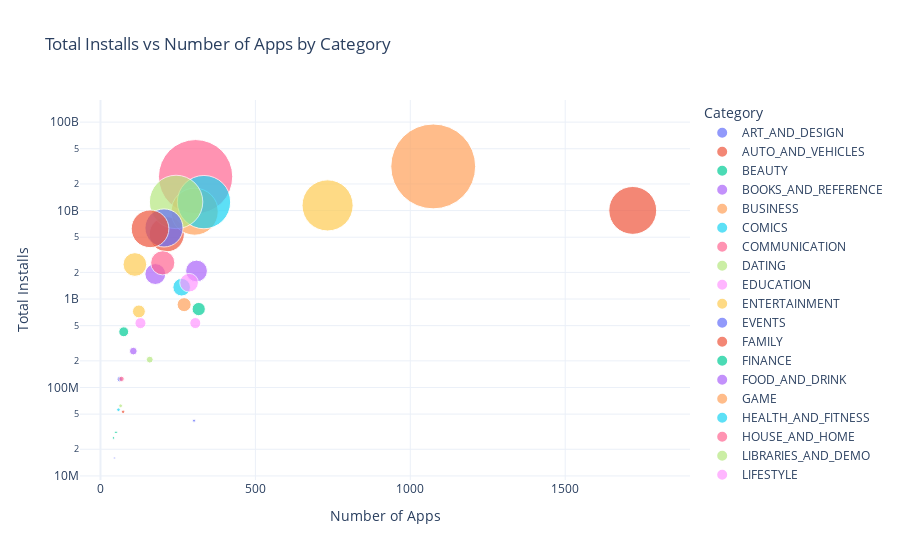

This figure's notebook cell:
### Code cell
fig = px.scatter(
    category_conc,
    x='Number_of_apps',
    y='Total_Installs',
    size='Total_Installs',
    color='Category',
    hover_name='Category',
    title='Total Installs vs Number of Apps by Category',
    size_max=60,
    template='plotly_white',
    color_continuous_scale='Viridis'
)

fig.update_layout(
    xaxis_title='Number of Apps',
    yaxis_title='Total Installs',
    yaxis=dict(type='log'),
    template='plotly_white'
)

fig.show()

### Figure 1 — Plotly figure (JSON) as saved in the notebook; plotly's stock layout.template omitted (floating-point values rounded to 4 significant figures)
{"data": [{"hovertemplate": "<b>%{hovertext}</b><br><br>Category=ART_AND_DESIGN<br>Number_of_apps=%{x}<br>Total_Installs=%{marker.size}<extra></extra>", "hovertext": ["ART_AND_DESIGN"], "legendgroup": "ART_AND_DESIGN", "marker": {"color": "#636efa", "size": [124233100], "sizemode": "area", "sizeref": 8762000.0, "symbol": "circle"}, "mode": "markers", "name": "ART_AND_DESIGN", "orientation": "v", "showlegend": true, "type": "scatter", "x": [62], "xaxis": "x", "y": [124233100], "yaxis": "y"}, {"hovertemplate": "<b>%{hovertext}</b><br><br>Category=AUTO_AND_VEHICLES<br>Number_of_apps=%{x}<br>Total_Installs=%{marker.size}<extra></extra>", "hovertext": ["AUTO_AND_VEHICLES"], "legendgroup": "AUTO_AND_VEHICLES", "marker": {"color": "#EF553B", "size": [53129800], "sizemode": "area", "sizeref": 8762000.0, "symbol": "circle"}, "mode": "markers", "name": "AUTO_AND_VEHICLES", "orientation": "v", "showlegend": true, "type": "scatter", "x": [73], "xaxis": "x", "y": [53129800], "yaxis": "y"}, {"hovertemplate": "<b>%{hovertext}</b><br><br>Category=BEAUTY<br>Number_of_apps=%{x}<br>Total_Installs=%{marker.size}<extra></extra>", "hovertext": ["BEAUTY"], "legendgroup": "BEAUTY", "marker": {"color": "#00cc96", "size": [26916200], "sizemode": "area", "sizeref": 8762000.0, "symbol": "circle"}, "mode": "markers", "name": "BEAUTY", "orientation": "v", "showlegend": true, "type": "scatter", "x": [42], "xaxis": "x", "y": [26916200], "yaxis": "y"}, {"hovertemplate": "<b>%{hovertext}</b><br><br>Category=BOOKS_AND_REFERENCE<br>Number_of_apps=%{x}<br>Total_Installs=%{marker.size}<extra></extra>", "hovertext": ["BOOKS_AND_REFERENCE"], "legendgroup": "BOOKS_AND_REFERENCE", "marker": {"color": "#ab63fa", "size": [1916291655], "sizemode": "area", "sizeref": 8762000.0, "symbol": "circle"}, "mode": "markers", "name": "BOOKS_AND_REFERENCE", "orientation": "v", "showlegend": true, "type": "scatter", "x": [177], "xaxis": "x", "y": [1916291655], "yaxis": "y"}, {"hovertemplate": "<b>%{hovertext}</b><br><br>Category=BUSINESS<br>Number_of_apps=%{x}<br>Total_Installs=%{marker.size}<extra></extra>", "hovertext": ["BUSINESS"], "legendgroup": "BUSINESS", "marker": {"color": "#FFA15A", "size": [863518120], "sizemode": "area", "sizeref": 8762000.0, "symbol": "circle"}, "mode": "markers", "name": "BUSINESS", "orientation": "v", "showlegend": true, "type": "scatter", "x": [270], "xaxis": "x", "y": [863518120], "yaxis": "y"}, {"hovertemplate": "<b>%{hovertext}</b><br><br>Category=COMICS<br>Number_of_apps=%{x}<br>Total_Installs=%{marker.size}<extra></extra>", "hovertext": ["COMICS"], "legendgroup": "COMICS", "marker": {"color": "#19d3f3", "size": [56036100], "sizemode": "area", "sizeref": 8762000.0, "symbol": "circle"}, "mode": "markers", "name": "COMICS", "orientation": "v", "showlegend": true, "type": "scatter", "x": [58], "xaxis": "x", "y": [56036100], "yaxis": "y"}, {"hovertemplate": "<b>%{hovertext}</b><br><br>Category=COMMUNICATION<br>Number_of_apps=%{x}<br>Total_Installs=%{marker.size}<extra></extra>", "hovertext": ["COMMUNICATION"], "legendgroup": "COMMUNICATION", "marker": {"color": "#FF6692", "size": [24152241530], "sizemode": "area", "sizeref": 8762000.0, "symbol": "circle"}, "mode": "markers", "name": "COMMUNICATION", "orientation": "v", "showlegend": true, "type": "scatter", "x": [307], "xaxis": "x", "y": [24152241530], "yaxis": "y"}, {"hovertemplate": "<b>%{hovertext}</b><br><br>Category=DATING<br>Number_of_apps=%{x}<br>Total_Installs=%{marker.size}<extra></extra>", "hovertext": ["DATING"], "legendgroup": "DATING", "marker": {"color": "#B6E880", "size": [206522410], "sizemode": "area", "sizeref": 8762000.0, "symbol": "circle"}, "mode": "markers", "name": "DATING", "orientation": "v", "showlegend": true, "type": "scatter", "x": [159], "xaxis": "x", "y": [206522410], "yaxis": "y"}, {"hovertemplate": "<b>%{hovertext}</b><br><br>Category=EDUCATION<br>Number_of_apps=%{x}<br>Total_Installs=%{marker.size}<extra></extra>", "hovertext": ["EDUCATION"], "legendgroup": "EDUCATION", "marker": {"color": "#FF97FF", "size": [533852000], "sizemode": "area", "sizeref": 8762000.0, "symbol": "circle"}, "mode": "markers", "name": "EDUCATION", "orientation": "v", "showlegend": true, "type": "scatter", "x": [129], "xaxis": "x", "y": [533852000], "yaxis": "y"}, {"hovertemplate": "<b>%{hovertext}</b><br><br>Category=ENTERTAINMENT<br>Number_of_apps=%{x}<br>Total_Installs=%{marker.size}<extra></extra>", "hovertext": ["ENTERTAINMENT"], "legendgroup": "ENTERTAINMENT", "marker": {"color": "#FECB52", "size": [2455660000], "sizemode": "area", "sizeref": 8762000.0, "symbol": "circle"}, "mode": "markers", "name": "ENTERTAINMENT", "orientation": "v", "showlegend": true, "type": "scatter", "x": [111], "xaxis": "x", "y": [2455660000], "yaxis": "y"}, {"hovertemplate": "<b>%{hovertext}</b><br><br>Category=EVENTS<br>Number_of_apps=%{x}<br>Total_Installs=%{marker.size}<extra></extra>", "hovertext": ["EVENTS"], "legendgroup": "EVENTS", "marker": {"color": "#636efa", "size": [15949410], "sizemode": "area", "sizeref": 8762000.0, "symbol": "circle"}, "mode": "markers", "name": "EVENTS", "orientation": "v", "showlegend": true, "type": "scatter", "x": [45], "xaxis": "x", "y": [15949410], "yaxis": "y"}, {"hovertemplate": "<b>%{hovertext}</b><br><br>Category=FAMILY<br>Number_of_apps=%{x}<br>Total_Installs=%{marker.size}<extra></extra>", "hovertext": ["FAMILY"], "legendgroup": "FAMILY", "marker": {"color": "#EF553B", "size": [10041130590], "sizemode": "area", "sizeref": 8762000.0, "symbol": "circle"}, "mode": "markers", "name": "FAMILY", "orientation": "v", "showlegend": true, "type": "scatter", "x": [1718], "xaxis": "x", "y": [10041130590], "yaxis": "y"}, {"hovertemplate": "<b>%{hovertext}</b><br><br>Category=FINANCE<br>Number_of_apps=%{x}<br>Total_Installs=%{marker.size}<extra></extra>", "hovertext": ["FINANCE"], "legendgroup": "FINANCE", "marker": {"color": "#00cc96", "size": [770312400], "sizemode": "area", "sizeref": 8762000.0, "symbol": "circle"}, "mode": "markers", "name": "FINANCE", "orientation": "v", "showlegend": true, "type": "scatter", "x": [317], "xaxis": "x", "y": [770312400], "yaxis": "y"}, {"hovertemplate": "<b>%{hovertext}</b><br><br>Category=FOOD_AND_DRINK<br>Number_of_apps=%{x}<br>Total_Installs=%{marker.size}<extra></extra>", "hovertext": ["FOOD_AND_DRINK"], "legendgroup": "FOOD_AND_DRINK", "marker": {"color": "#ab63fa", "size": [257777750], "sizemode": "area", "sizeref": 8762000.0, "symbol": "circle"}, "mode": "markers", "name": "FOOD_AND_DRINK", "orientation": "v", "showlegend": true, "type": "scatter", "x": [106], "xaxis": "x", "y": [257777750], "yaxis": "y"}, {"hovertemplate": "<b>%{hovertext}</b><br><br>Category=GAME<br>Number_of_apps=%{x}<br>Total_Installs=%{marker.size}<extra></extra>", "hovertext": ["GAME"], "legendgroup": "GAME", "marker": {"color": "#FFA15A", "size": [31543862717], "sizemode": "area", "sizeref": 8762000.0, "symbol": "circle"}, "mode": "markers", "name": "GAME", "orientation": "v", "showlegend": true, "type": "scatter", "x": [1074], "xaxis": "x", "y": [31543862717], "yaxis": "y"}, {"hovertemplate": "<b>%{hovertext}</b><br><br>Category=HEALTH_AND_FITNESS<br>Number_of_apps=%{x}<br>Total_Installs=%{marker.size}<extra></extra>", "hovertext": ["HEALTH_AND_FITNESS"], "legendgroup": "HEALTH_AND_FITNESS", "marker": {"color": "#19d3f3", "size": [1361006220], "sizemode": "area", "sizeref": 8762000.0, "symbol": "circle"}, "mode": "markers", "name": "HEALTH_AND_FITNESS", "orientation": "v", "showlegend": true, "type": "scatter", "x": [262], "xaxis": "x", "y": [1361006220], "yaxis": "y"}, {"hovertemplate": "<b>%{hovertext}</b><br><br>Category=HOUSE_AND_HOME<br>Number_of_apps=%{x}<br>Total_Installs=%{marker.size}<extra></extra>", "hovertext": ["HOUSE_AND_HOME"], "legendgroup": "HOUSE_AND_HOME", "marker": {"color": "#FF6692", "size": [125082000], "sizemode": "area", "sizeref": 8762000.0, "symbol": "circle"}, "mode": "markers", "name": "HOUSE_AND_HOME", "orientation": "v", "showlegend": true, "type": "scatter", "x": [68], "xaxis": "x", "y": [125082000], "yaxis": "y"}, {"hovertemplate": "<b>%{hovertext}</b><br><br>Category=LIBRARIES_AND_DEMO<br>Number_of_apps=%{x}<br>Total_Installs=%{marker.size}<extra></extra>", "hovertext": ["LIBRARIES_AND_DEMO"], "legendgroup": "LIBRARIES_AND_DEMO", "marker": {"color": "#B6E880", "size": [62083000], "sizemode": "area", "sizeref": 8762000.0, "symbol": "circle"}, "mode": "markers", "name": "LIBRARIES_AND_DEMO", "orientation": "v", "showlegend": true, "type": "scatter", "x": [65], "xaxis": "x", "y": [62083000], "yaxis": "y"}, {"hovertemplate": "<b>%{hovertext}</b><br><br>Category=LIFESTYLE<br>Number_of_apps=%{x}<br>Total_Installs=%{marker.size}<extra></extra>", "hovertext": ["LIFESTYLE"], "legendgroup": "LIFESTYLE", "marker": {"color": "#FF97FF", "size": [534742120], "sizemode": "area", "sizeref": 8762000.0, "symbol": "circle"}, "mode": "markers", "name": "LIFESTYLE", "orientation": "v", "showlegend": true, "type": "scatter", "x": [306], "xaxis": "x", "y": [534742120], "yaxis": "y"}, {"hovertemplate": "<b>%{hovertext}</b><br><br>Category=MAPS_AND_NAVIGATION<br>Number_of_apps=%{x}<br>Total_Installs=%{marker.size}<extra></extra>", "hovertext": ["MAPS_AND_NAVIGATION"], "legendgroup": "MAPS_AND_NAVIGATION", "marker": {"color": "#FECB52", "size": [724267560], "sizemode": "area", "sizeref": 8762000.0, "symbol": "circle"}, "mode": "markers", "name": "MAPS_AND_NAVIGATION", "orientation": "v", "showlegend": true, "type": "scatter", "x": [124], "xaxis": "x", "y": [724267560], "yaxis": "y"}, {"hovertemplate": "<b>%{hovertext}</b><br><br>Category=MEDICAL<br>Number_of_apps=%{x}<br>Total_Installs=%{marker.size}<extra></extra>", "hovertext": ["MEDICAL"], "legendgroup": "MEDICAL", "marker": {"color": "#636efa", "size": [42162676], "sizemode": "area", "sizeref": 8762000.0, "symbol": "circle"}, "mode": "markers", "name": "MEDICAL", "orientation": "v", "showlegend": true, "type": "scatter", "x": [302], "xaxis": "x", "y": [42162676], "yaxis": "y"}, {"hovertemplate": "<b>%{hovertext}</b><br><br>Category=NEWS_AND_MAGAZINES<br>Number_of_apps=%{x}<br>Total_Installs=%{marker.size}<extra></extra>", "hovertext": ["NEWS_AND_MAGAZINES"], "legendgroup": "NEWS_AND_MAGAZINES", "marker": {"color": "#EF553B", "size": [5393110650], "sizemode": "area", "sizeref": 8762000.0, "symbol": "circle"}, "mode": "markers", "name": "NEWS_AND_MAGAZINES", "orientation": "v", "showlegend": true, "type": "scatter", "x": [214], "xaxis": "x", "y": [5393110650], "yaxis": "y"}, {"hovertemplate": "<b>%{hovertext}</b><br><br>Category=PARENTING<br>Number_of_apps=%{x}<br>Total_Installs=%{marker.size}<extra></extra>", "hovertext": ["PARENTING"], "legendgroup": "PARENTING", "marker": {"color": "#00cc96", "size": [31116110], "sizemode": "area", "sizeref": 8762000.0, "symbol": "circle"}, "mode": "markers", "name": "PARENTING", "orientation": "v", "showlegend": true, "type": "scatter", "x": [50], "xaxis": "x", "y": [31116110], "yaxis": "y"}, {"hovertemplate": "<b>%{hovertext}</b><br><br>Category=PERSONALIZATION<br>Number_of_apps=%{x}<br>Total_Installs=%{marker.size}<extra></extra>", "hovertext": ["PERSONALIZATION"], "legendgroup": "PERSONALIZATION", "marker": {"color": "#ab63fa", "size": [2074352930], "sizemode": "area", "sizeref": 8762000.0, "symbol": "circle"}, "mode": "markers", "name": "PERSONALIZATION", "orientation": "v", "showlegend": true, "type": "scatter", "x": [310], "xaxis": "x", "y": [2074352930], "yaxis": "y"}, {"hovertemplate": "<b>%{hovertext}</b><br><br>Category=PHOTOGRAPHY<br>Number_of_apps=%{x}<br>Total_Installs=%{marker.size}<extra></extra>", "hovertext": ["PHOTOGRAPHY"], "legendgroup": "PHOTOGRAPHY", "marker": {"color": "#FFA15A", "size": [9721243130], "sizemode": "area", "sizeref": 8762000.0, "symbol": "circle"}, "mode": "markers", "name": "PHOTOGRAPHY", "orientation": "v", "showlegend": true, "type": "scatter", "x": [304], "xaxis": "x", "y": [9721243130], "yaxis": "y"}, {"hovertemplate": "<b>%{hovertext}</b><br><br>Category=PRODUCTIVITY<br>Number_of_apps=%{x}<br>Total_Installs=%{marker.size}<extra></extra>", "hovertext": ["PRODUCTIVITY"], "legendgroup": "PRODUCTIVITY", "marker": {"color": "#19d3f3", "size": [12463070180], "sizemode": "area", "sizeref": 8762000.0, "symbol": "circle"}, "mode": "markers", "name": "PRODUCTIVITY", "orientation": "v", "showlegend": true, "type": "scatter", "x": [334], "xaxis": "x", "y": [12463070180], "yaxis": "y"}, {"hovertemplate": "<b>%{hovertext}</b><br><br>Category=SHOPPING<br>Number_of_apps=%{x}<br>Total_Installs=%{marker.size}<extra></extra>", "hovertext": ["SHOPPING"], "legendgroup": "SHOPPING", "marker": {"color": "#FF6692", "size": [2563331540], "sizemode": "area", "sizeref": 8762000.0, "symbol": "circle"}, "mode": "markers", "name": "SHOPPING", "orientation": "v", "showlegend": true, "type": "scatter", "x": [201], "xaxis": "x", "y": [2563331540], "yaxis": "y"}, {"hovertemplate": "<b>%{hovertext}</b><br><br>Category=SOCIAL<br>Number_of_apps=%{x}<br>Total_Installs=%{marker.size}<extra></extra>", "hovertext": ["SOCIAL"], "legendgroup": "SOCIAL", "marker": {"color": "#B6E880", "size": [12513841475], "sizemode": "area", "sizeref": 8762000.0, "symbol": "circle"}, "mode": "markers", "name": "SOCIAL", "orientation": "v", "showlegend": true, "type": "scatter", "x": [244], "xaxis": "x", "y": [12513841475], "yaxis": "y"}, {"hovertemplate": "<b>%{hovertext}</b><br><br>Category=SPORTS<br>Number_of_apps=%{x}<br>Total_Installs=%{marker.size}<extra></extra>", "hovertext": ["SPORTS"], "legendgroup": "SPORTS", "marker": {"color": "#FF97FF", "size": [1528531465], "sizemode": "area", "sizeref": 8762000.0, "symbol": "circle"}, "mode": "markers", "name": "SPORTS", "orientation": "v", "showlegend": true, "type": "scatter", "x": [286], "xaxis": "x", "y": [1528531465], "yaxis": "y"}, {"hovertemplate": "<b>%{hovertext}</b><br><br>Category=TOOLS<br>Number_of_apps=%{x}<br>Total_Installs=%{marker.size}<extra></extra>", "hovertext": ["TOOLS"], "legendgroup": "TOOLS", "marker": {"color": "#FECB52", "size": [11440724500], "sizemode": "area", "sizeref": 8762000.0, "symbol": "circle"}, "mode": "markers", "name": "TOOLS", "orientation": "v", "showlegend": true, "type": "scatter", "x": [733], "xaxis": "x", "y": [11440724500], "yaxis": "y"}, {"hovertemplate": "<b>%{hovertext}</b><br><br>Category=TRAVEL_AND_LOCAL<br>Number_of_apps=%{x}<br>Total_Installs=%{marker.size}<extra></extra>", "hovertext": ["TRAVEL_AND_LOCAL"], "legendgroup": "TRAVEL_AND_LOCAL", "marker": {"color": "#636efa", "size": [6361859300], "sizemode": "area", "sizeref": 8762000.0, "symbol": "circle"}, "mode": "markers", "name": "TRAVEL_AND_LOCAL", "orientation": "v", "showlegend": true, "type": "scatter", "x": [205], "xaxis": "x", "y": [6361859300], "yaxis": "y"}, {"hovertemplate": "<b>%{hovertext}</b><br><br>Category=VIDEO_PLAYERS<br>Number_of_apps=%{x}<br>Total_Installs=%{marker.size}<extra></extra>", "hovertext": ["VIDEO_PLAYERS"], "legendgroup": "VIDEO_PLAYERS", "marker": {"color": "#EF553B", "size": [6221897200], "sizemode": "area", "sizeref": 8762000.0, "symbol": "circle"}, "mode": "markers", "name": "VIDEO_PLAYERS", "orientation": "v", "showlegend": true, "type": "scatter", "x": [160], "xaxis": "x", "y": [6221897200], "yaxis": "y"}, {"hovertemplate": "<b>%{hovertext}</b><br><br>Category=WEATHER<br>Number_of_apps=%{x}<br>Total_Installs=%{marker.size}<extra></extra>", "hovertext": ["WEATHER"], "legendgroup": "WEATHER", "marker": {"color": "#00cc96", "size": [426096500], "sizemode": "area", "sizeref": 8762000.0, "symbol": "circle"}, "mode": "markers", "name": "WEATHER", "orientation": "v", "showlegend": true, "type": "scatter", "x": [75], "xaxis": "x", "y": [426096500], "yaxis": "y"}], "layout": {"legend": {"itemsizing": "constant", "title": {"text": "Category"}, "tracegroupgap": 0}, "title": {"text": "Total Installs vs Number of Apps by Category"}, "xaxis": {"anchor": "y", "domain": [0, 1], "title": {"text": "Number of Apps"}}, "yaxis": {"anchor": "x", "domain": [0, 1], "title": {"text": "Total Installs"}, "type": "log"}}}
